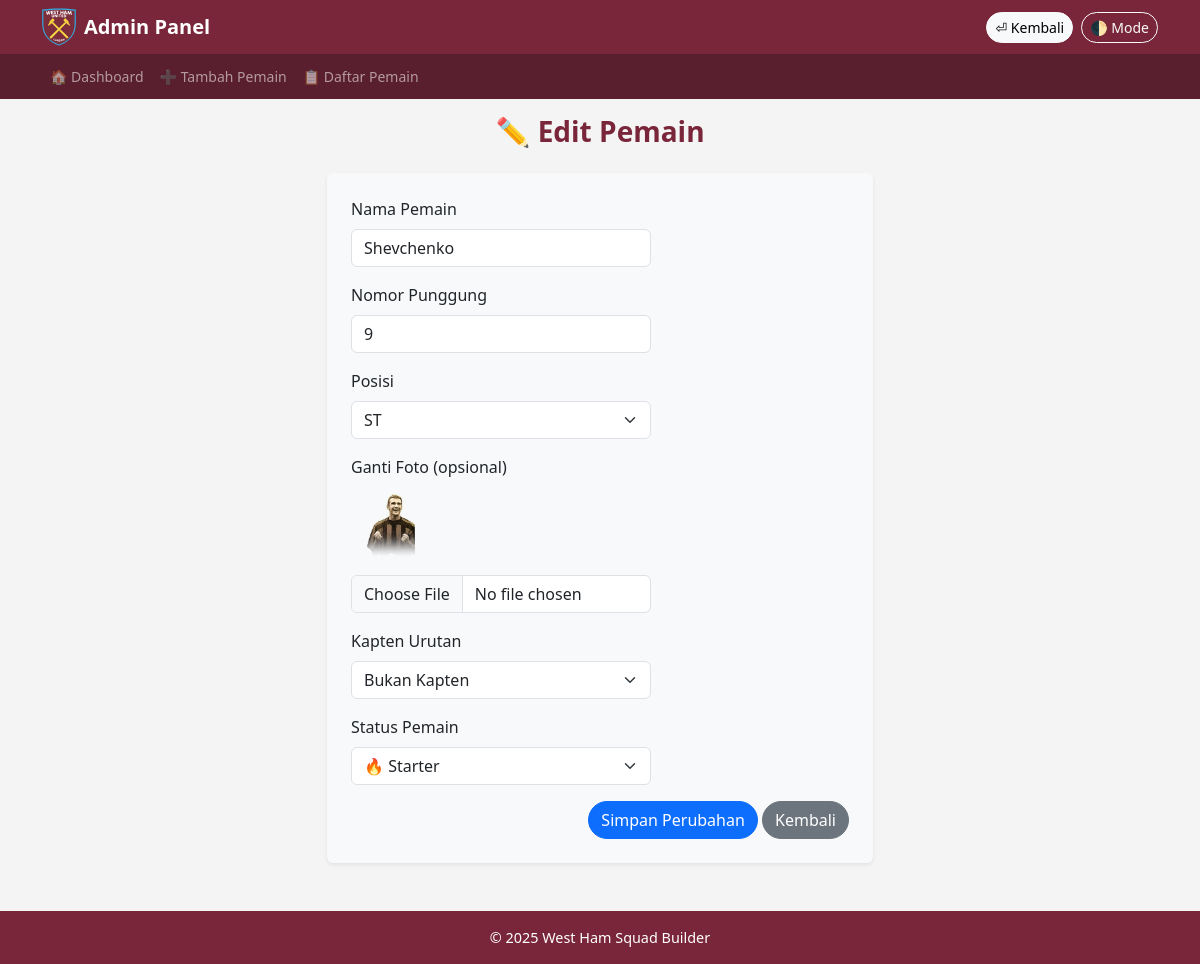
The app's page /admin/edit-pemain.php?id=2 with its own data.
### tables this page shows
CREATE TABLE `pemain` (
  `id` int NOT NULL,
  `nama` varchar(100) NOT NULL,
  `nomor` int NOT NULL,
  `posisi` varchar(10) NOT NULL,
  `foto` varchar(100) NOT NULL,
  `kapten_urutan` tinyint DEFAULT '0',
  `created_at` timestamp NULL DEFAULT CURRENT_TIMESTAMP,
  `status` enum('starter','sub','cadangan') DEFAULT 'starter'
);

### admin/edit-pemain.php (the view, shortened to what this page needs)
<?php
include '../inc/koneksi.php';
include '../inc/header-admin.php';
$id = $_GET['id'];
$data = mysqli_query($conn, "SELECT * FROM pemain WHERE id = $id");
$p = mysqli_fetch_assoc($data);
?>
<h3 class="text-center mb-4">✏️ Edit Pemain</h3>
<div class="row justify-content-center">
  <div class="col-md-8 col-lg-6">
    <form method="POST" enctype="multipart/form-data" class="bg-light text-dark p-4 rounded shadow-sm">
      <div class="mb-3">
        <label class="form-label">Nama Pemain</label>
        <input type="text" name="nama" class="form-control" value="<?= htmlspecialchars($p['nama']) ?>" required>
      </div>
      <div class="mb-3">
        <label class="form-label">Nomor Punggung</label>
        <input type="number" name="nomor" class="form-control" value="<?= $p['nomor'] ?>" required>
      </div>
      <div class="mb-3">
        <label class="form-label">Posisi</label>
        <select name="posisi" class="form-select" required>
          <?php
            $posisiList = ['GK','CB','LB','RB','CDM','CM','CAM','LW','RW','ST'];
            foreach ($posisiList as $pos) {
              echo "<option value='$pos'" . ($p['posisi'] === $pos ? " selected" : "") . ">$pos</option>";
            }
          ?>
        </select>
      </div>
      <div class="mb-3">
        <label class="form-label">Ganti Foto (opsional)</label><br>
        <img src="../img/<?= $p['foto'] ?>" width="80" class="mb-2 rounded"><br>
        <input type="file" name="foto" accept="image/*" class="form-control">
      </div>
      <div class="mb-3">
        <label class="form-label">Kapten Urutan</label>
        <select name="kapten_urutan" class="form-select">
          <option value="0" <?= $p['kapten_urutan'] == 0 ? "selected" : "" ?>>Bukan Kapten</option>
        </select>
      </div>
      <div class="mb-3">
        <label class="form-label">Status Pemain</label>
        <select name="status" class="form-select" required>
          <option value="starter" <?= $p['status'] === 'starter' ? 'selected' : '' ?>>🔥 Starter</option>
        </select>
      </div>
      <div class="text-end">
        <button type="submit" class="btn btn-primary">Simpan Perubahan</button>
        <a href="pemain-list.php" class="btn btn-secondary">Kembali</a>
      </div>
    </form>
  </div>
</div>
<?php include '../inc/footer-admin.php'; ?>

### css/style.css (style rules this page uses)
:root { --claret: #7A263A; --skyblue: #1BB1E1; --dark: #111; --light: #fff; --gray: #f4f4f4; }
body { background-color: var(--gray); font-family: 'Segoe UI', sans-serif; transition: background-color 0.3s, color 0.3s; }
form .form-select, form .form-control { max-width: 300px; }
button, .btn { border-radius: 20px; }
h3, h4, h5 { font-weight: bold; color: var(--claret); }
html, body { height: 100%; }
body { display: flex; flex-direction: column; }

### records on screen
pemain: nama "Shevchenko", nomor "9", posisi "ST", foto (picture), kapten_urutan "Bukan Kapten", status "🔥 Starter"
